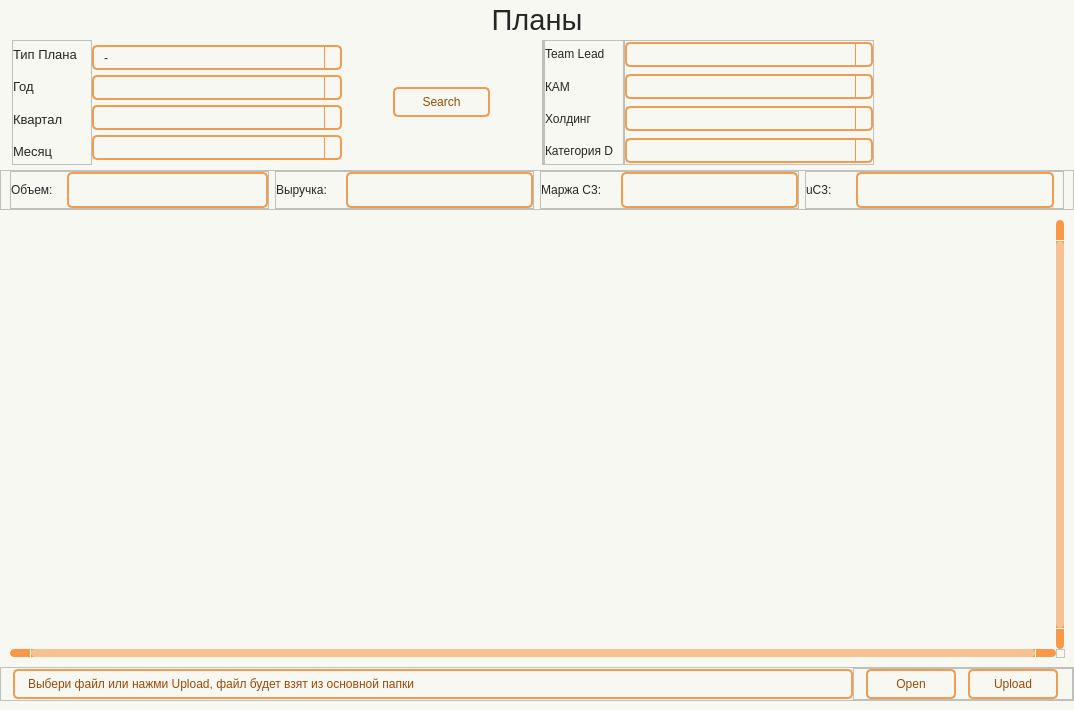
<?xml version="1.0" encoding="UTF-8"?>
<ui version="4.0">
 <class>Form</class>
 <widget class="QWidget" name="Form">
  <property name="geometry">
   <rect>
    <x>0</x>
    <y>0</y>
    <width>1074</width>
    <height>710</height>
   </rect>
  </property>
  <property name="minimumSize">
   <size>
    <width>930</width>
    <height>650</height>
   </size>
  </property>
  <property name="windowTitle">
   <string>Form</string>
  </property>
  <property name="styleSheet">
   <string notr="true">QWidget{
	background-color: #f8f8f2;
}

#Title_label.QLabel {
color: #262626;
font: 22pt &quot;Tahoma&quot;;
}

QLabel {
color: #262626;
font: 10pt &quot;Tahoma&quot;;
}

QPushButton {
	border: 2px solid #f09d54;
	border-radius: 5px;
	background-color: #f8f8f2;
	color: #964b09;
	font: 10pt &quot;Tahoma&quot;;
}

QPushButton:hover {
	background-color: #f28223;
	color: #ffffff;
}

QPushButton:pressed {
	background-color: #f28223;
	border: 2px solid #f28223;
	color: #ffffff;
}


QTableWidget {	
	background-color: #f8f8f2;
	padding: 10px;
	border-radius: 5px;
	gridline-color: #f8994a;
    outline: none;
	color: #262626;
}
QTableWidget::item{
	border-color: #f8994a;
	padding-left: 5px;
	padding-right: 5px;
	gridline-color: #f8994a;
	color: #262626;
}
QTableWidget::item:selected{
	background-color: #f6c294;
    color: #262626;
}
QHeaderView::section{
	background-color: #f8f8f2;
	max-width: 30px;
	border: none;
	border-style: none;
}
QTableWidget::horizontalHeader {	
	background-color: #f8994a;
}
QHeaderView::section:horizontal {
    border: 1px solid #f8994a;
	background-color: #ffd4af;
	padding: 3px;
	border-top-left-radius: 7px;
    border-top-right-radius: 7px;
    color: #262626;
}
QHeaderView::section:vertical {
    border: 1px solid #f8994a;
	color: #262626;
}

QLineEdit {
	background-color: #f8f8f2;
	border-radius: 5px;
	border: 2px solid #f09d54;
	padding-left: 10px;
	selection-color: rgb(255, 255, 255);
	selection-background-color: #f28223;
    color: #262626;
}
QLineEdit:hover {
	border: 2px solid #f28223;
}
QLineEdit:focus {
	border: 2px solid #f28223;
}

QComboBox {
	background-color: #f8f8f2;
	border-radius: 5px;
	border: 2px solid #f09d54;
	padding-left: 10px;
	selection-color: #f28223;
	selection-background-color: #f28223;
    color: #262626;
	font: 10pt &quot;Tahoma&quot;;
}
QComboBox:hover {
	border: 2px solid #f28223;
	
}
QComboBox:focus {
	border: 2px solid #f28223;
}

QComboBox QAbstractItemView::item {
	color: #262626;
}
QComboBox QAbstractItemView::item::selected {
	background-color: #f09d54;
	color: #ffffff;
}

QComboBox::down-arrow {
	
	image: url(:/icon/icon/chevron-down — копия — копия.svg);
}
QComboBox::drop-down {
    subcontrol-origin: padding;
    subcontrol-position: top right;
    width: 15px;
    border-left-width: 1px;
    border-left-color: #f8994a;
    border-left-style: solid; /* just a single line */
    border-top-right-radius: 3px; /* same radius as the QComboBox */
    border-bottom-right-radius: 3px;
	color: #262626;
}

QScrollBar:horizontal {
    border: none;
    background: #f8994a;
    height: 8px;
    margin: 0px 21px 0 21px;
	border-radius: 0px;
}
QScrollBar::handle:horizontal {
    background: #f6c294;
    min-width: 25px;
	border-radius: 4px
}
QScrollBar::add-line:horizontal {
    border: none;
    background: #f8994a;
    width: 20px;
	border-top-right-radius: 4px;
    border-bottom-right-radius: 4px;
    subcontrol-position: right;
    subcontrol-origin: margin;
}
QScrollBar::sub-line:horizontal {
    border: none;
    background: #f8994a;
    width: 20px;
	border-top-left-radius: 4px;
    border-bottom-left-radius: 4px;
    subcontrol-position: left;
    subcontrol-origin: margin;
}
QScrollBar::up-arrow:horizontal, QScrollBar::down-arrow:horizontal
{
     background: none;
}
QScrollBar::add-page:horizontal, QScrollBar::sub-page:horizontal
{
     background: none;
}
 QScrollBar:vertical {
	border: none;
    background-color: #f8994a;
    width: 8px;
    margin: 21px 0 21px 0;
	border-radius: 0px;
 }
 QScrollBar::handle:vertical {	
	background: #f6c294;
    min-height: 25px;
	border-radius: 4px
 }
 QScrollBar::add-line:vertical {
     border: none;
    background: #f8994a;
     height: 20px;
	border-bottom-left-radius: 4px;
    border-bottom-right-radius: 4px;
     subcontrol-position: bottom;
     subcontrol-origin: margin;
 }
 QScrollBar::sub-line:vertical {
	border: none;
    background: #f8994a;
     height: 20px;
	border-top-left-radius: 4px;
    border-top-right-radius: 4px;
     subcontrol-position: top;
     subcontrol-origin: margin;
 }
 QScrollBar::up-arrow:vertical, QScrollBar::down-arrow:vertical {
     background: none;
 }

 QScrollBar::add-page:vertical, QScrollBar::sub-page:vertical {
     background: none;
 }</string>
  </property>
  <layout class="QHBoxLayout" name="horizontalLayout">
   <property name="leftMargin">
    <number>0</number>
   </property>
   <property name="topMargin">
    <number>0</number>
   </property>
   <property name="rightMargin">
    <number>0</number>
   </property>
   <property name="bottomMargin">
    <number>0</number>
   </property>
   <item>
    <widget class="QWidget" name="widget" native="true">
     <layout class="QVBoxLayout" name="verticalLayout">
      <property name="spacing">
       <number>0</number>
      </property>
      <property name="leftMargin">
       <number>0</number>
      </property>
      <property name="topMargin">
       <number>0</number>
      </property>
      <property name="rightMargin">
       <number>0</number>
      </property>
      <property name="bottomMargin">
       <number>9</number>
      </property>
      <item>
       <widget class="QLabel" name="Title_label">
        <property name="minimumSize">
         <size>
          <width>0</width>
          <height>40</height>
         </size>
        </property>
        <property name="font">
         <font>
          <family>Tahoma</family>
          <pointsize>22</pointsize>
          <italic>false</italic>
          <bold>false</bold>
         </font>
        </property>
        <property name="layoutDirection">
         <enum>Qt::LayoutDirection::LeftToRight</enum>
        </property>
        <property name="text">
         <string>Планы</string>
        </property>
        <property name="alignment">
         <set>Qt::AlignmentFlag::AlignCenter</set>
        </property>
       </widget>
      </item>
      <item>
       <widget class="QFrame" name="frame_Search">
        <property name="minimumSize">
         <size>
          <width>0</width>
          <height>130</height>
         </size>
        </property>
        <property name="maximumSize">
         <size>
          <width>16777215</width>
          <height>16777215</height>
         </size>
        </property>
        <layout class="QHBoxLayout" name="horizontalLayout_5">
         <property name="spacing">
          <number>0</number>
         </property>
         <property name="leftMargin">
          <number>12</number>
         </property>
         <property name="topMargin">
          <number>0</number>
         </property>
         <property name="rightMargin">
          <number>0</number>
         </property>
         <property name="bottomMargin">
          <number>5</number>
         </property>
         <item>
          <widget class="QFrame" name="frame">
           <property name="minimumSize">
            <size>
             <width>80</width>
             <height>0</height>
            </size>
           </property>
           <property name="maximumSize">
            <size>
             <width>16777215</width>
             <height>16777215</height>
            </size>
           </property>
           <property name="frameShape">
            <enum>QFrame::Shape::StyledPanel</enum>
           </property>
           <property name="frameShadow">
            <enum>QFrame::Shadow::Raised</enum>
           </property>
           <layout class="QVBoxLayout" name="verticalLayout_2">
            <property name="leftMargin">
             <number>0</number>
            </property>
            <property name="topMargin">
             <number>0</number>
            </property>
            <property name="rightMargin">
             <number>9</number>
            </property>
            <property name="bottomMargin">
             <number>0</number>
            </property>
            <item>
             <widget class="QLabel" name="label_3">
              <property name="font">
               <font>
                <family>Tahoma</family>
                <pointsize>10</pointsize>
                <italic>false</italic>
                <bold>false</bold>
               </font>
              </property>
              <property name="text">
               <string>Тип Плана</string>
              </property>
             </widget>
            </item>
            <item>
             <widget class="QLabel" name="label_2">
              <property name="font">
               <font>
                <family>Tahoma</family>
                <pointsize>10</pointsize>
                <italic>false</italic>
                <bold>false</bold>
               </font>
              </property>
              <property name="text">
               <string>Год</string>
              </property>
             </widget>
            </item>
            <item>
             <widget class="QLabel" name="label_4">
              <property name="font">
               <font>
                <family>Tahoma</family>
                <pointsize>10</pointsize>
                <italic>false</italic>
                <bold>false</bold>
               </font>
              </property>
              <property name="text">
               <string>Квартал</string>
              </property>
             </widget>
            </item>
            <item>
             <widget class="QLabel" name="label_5">
              <property name="font">
               <font>
                <family>Tahoma</family>
                <pointsize>10</pointsize>
                <italic>false</italic>
                <bold>false</bold>
               </font>
              </property>
              <property name="text">
               <string>Месяц</string>
              </property>
             </widget>
            </item>
           </layout>
          </widget>
         </item>
         <item>
          <widget class="QFrame" name="frame_2">
           <property name="minimumSize">
            <size>
             <width>250</width>
             <height>120</height>
            </size>
           </property>
           <property name="maximumSize">
            <size>
             <width>300</width>
             <height>16777215</height>
            </size>
           </property>
           <layout class="QVBoxLayout" name="verticalLayout_3">
            <property name="spacing">
             <number>0</number>
            </property>
            <property name="leftMargin">
             <number>0</number>
            </property>
            <property name="topMargin">
             <number>0</number>
            </property>
            <property name="rightMargin">
             <number>0</number>
            </property>
            <property name="bottomMargin">
             <number>0</number>
            </property>
            <item>
             <widget class="QComboBox" name="line_plan_type">
              <property name="minimumSize">
               <size>
                <width>0</width>
                <height>25</height>
               </size>
              </property>
              <property name="maximumSize">
               <size>
                <width>16777215</width>
                <height>25</height>
               </size>
              </property>
              <property name="iconSize">
               <size>
                <width>16</width>
                <height>16</height>
               </size>
              </property>
              <item>
               <property name="text">
                <string>-</string>
               </property>
              </item>
              <item>
               <property name="text">
                <string>План Общий</string>
               </property>
              </item>
              <item>
               <property name="text">
                <string>План КАМ-Клиент</string>
               </property>
              </item>
             </widget>
            </item>
            <item>
             <widget class="QComboBox" name="line_Year">
              <property name="minimumSize">
               <size>
                <width>0</width>
                <height>25</height>
               </size>
              </property>
              <property name="maximumSize">
               <size>
                <width>16777215</width>
                <height>25</height>
               </size>
              </property>
             </widget>
            </item>
            <item>
             <widget class="QComboBox" name="line_Qtr">
              <property name="minimumSize">
               <size>
                <width>0</width>
                <height>25</height>
               </size>
              </property>
              <property name="maximumSize">
               <size>
                <width>16777215</width>
                <height>25</height>
               </size>
              </property>
             </widget>
            </item>
            <item>
             <widget class="QComboBox" name="line_Mnth">
              <property name="minimumSize">
               <size>
                <width>0</width>
                <height>25</height>
               </size>
              </property>
              <property name="maximumSize">
               <size>
                <width>16777215</width>
                <height>25</height>
               </size>
              </property>
             </widget>
            </item>
           </layout>
          </widget>
         </item>
         <item>
          <spacer name="horizontalSpacer">
           <property name="orientation">
            <enum>Qt::Orientation::Horizontal</enum>
           </property>
           <property name="sizeType">
            <enum>QSizePolicy::Policy::Fixed</enum>
           </property>
           <property name="sizeHint" stdset="0">
            <size>
             <width>50</width>
             <height>20</height>
            </size>
           </property>
          </spacer>
         </item>
         <item>
          <widget class="QFrame" name="frame_3">
           <property name="minimumSize">
            <size>
             <width>100</width>
             <height>0</height>
            </size>
           </property>
           <property name="maximumSize">
            <size>
             <width>93</width>
             <height>16777215</height>
            </size>
           </property>
           <layout class="QVBoxLayout" name="verticalLayout_4">
            <property name="spacing">
             <number>0</number>
            </property>
            <property name="leftMargin">
             <number>1</number>
            </property>
            <property name="topMargin">
             <number>0</number>
            </property>
            <property name="rightMargin">
             <number>1</number>
            </property>
            <property name="bottomMargin">
             <number>0</number>
            </property>
            <item>
             <widget class="QPushButton" name="btn_find">
              <property name="minimumSize">
               <size>
                <width>97</width>
                <height>30</height>
               </size>
              </property>
              <property name="maximumSize">
               <size>
                <width>92</width>
                <height>16777215</height>
               </size>
              </property>
              <property name="text">
               <string>Search</string>
              </property>
              <property name="icon">
               <iconset resource="../resource.qrc">
                <normaloff>:/icon/icon/search — копия — копия.svg</normaloff>:/icon/icon/search — копия — копия.svg</iconset>
              </property>
             </widget>
            </item>
           </layout>
          </widget>
         </item>
         <item>
          <spacer name="horizontalSpacer_3">
           <property name="orientation">
            <enum>Qt::Orientation::Horizontal</enum>
           </property>
           <property name="sizeType">
            <enum>QSizePolicy::Policy::Fixed</enum>
           </property>
           <property name="sizeHint" stdset="0">
            <size>
             <width>50</width>
             <height>20</height>
            </size>
           </property>
          </spacer>
         </item>
         <item>
          <widget class="QFrame" name="frame_6">
           <property name="frameShape">
            <enum>QFrame::Shape::StyledPanel</enum>
           </property>
           <property name="frameShadow">
            <enum>QFrame::Shadow::Raised</enum>
           </property>
           <layout class="QHBoxLayout" name="horizontalLayout_2">
            <property name="spacing">
             <number>0</number>
            </property>
            <property name="leftMargin">
             <number>0</number>
            </property>
            <property name="topMargin">
             <number>0</number>
            </property>
            <property name="rightMargin">
             <number>0</number>
            </property>
            <property name="bottomMargin">
             <number>0</number>
            </property>
           </layout>
          </widget>
         </item>
         <item>
          <widget class="QFrame" name="frame_4">
           <property name="minimumSize">
            <size>
             <width>80</width>
             <height>0</height>
            </size>
           </property>
           <property name="frameShape">
            <enum>QFrame::Shape::StyledPanel</enum>
           </property>
           <property name="frameShadow">
            <enum>QFrame::Shadow::Raised</enum>
           </property>
           <layout class="QVBoxLayout" name="verticalLayout_5">
            <property name="leftMargin">
             <number>0</number>
            </property>
            <property name="topMargin">
             <number>0</number>
            </property>
            <property name="bottomMargin">
             <number>0</number>
            </property>
            <item>
             <widget class="QLabel" name="label_6">
              <property name="text">
               <string>Team Lead</string>
              </property>
             </widget>
            </item>
            <item>
             <widget class="QLabel" name="label_7">
              <property name="text">
               <string>КАМ</string>
              </property>
             </widget>
            </item>
            <item>
             <widget class="QLabel" name="label">
              <property name="text">
               <string>Холдинг</string>
              </property>
             </widget>
            </item>
            <item>
             <widget class="QLabel" name="label_8">
              <property name="text">
               <string>Категория D</string>
              </property>
             </widget>
            </item>
           </layout>
          </widget>
         </item>
         <item>
          <widget class="QFrame" name="frame_5">
           <property name="minimumSize">
            <size>
             <width>250</width>
             <height>120</height>
            </size>
           </property>
           <property name="maximumSize">
            <size>
             <width>300</width>
             <height>16777215</height>
            </size>
           </property>
           <property name="frameShape">
            <enum>QFrame::Shape::StyledPanel</enum>
           </property>
           <property name="frameShadow">
            <enum>QFrame::Shadow::Raised</enum>
           </property>
           <layout class="QVBoxLayout" name="verticalLayout_6">
            <property name="leftMargin">
             <number>0</number>
            </property>
            <property name="topMargin">
             <number>0</number>
            </property>
            <property name="rightMargin">
             <number>0</number>
            </property>
            <property name="bottomMargin">
             <number>0</number>
            </property>
            <item>
             <widget class="QComboBox" name="line_tl">
              <property name="minimumSize">
               <size>
                <width>0</width>
                <height>25</height>
               </size>
              </property>
              <property name="maximumSize">
               <size>
                <width>16777215</width>
                <height>25</height>
               </size>
              </property>
             </widget>
            </item>
            <item>
             <widget class="QComboBox" name="line_kam">
              <property name="minimumSize">
               <size>
                <width>0</width>
                <height>25</height>
               </size>
              </property>
              <property name="maximumSize">
               <size>
                <width>16777215</width>
                <height>25</height>
               </size>
              </property>
             </widget>
            </item>
            <item>
             <widget class="QComboBox" name="line_Holding">
              <property name="minimumSize">
               <size>
                <width>0</width>
                <height>25</height>
               </size>
              </property>
              <property name="maximumSize">
               <size>
                <width>16777215</width>
                <height>25</height>
               </size>
              </property>
             </widget>
            </item>
            <item>
             <widget class="QComboBox" name="line_ABC">
              <property name="minimumSize">
               <size>
                <width>0</width>
                <height>25</height>
               </size>
              </property>
              <property name="maximumSize">
               <size>
                <width>16777215</width>
                <height>25</height>
               </size>
              </property>
             </widget>
            </item>
           </layout>
          </widget>
         </item>
         <item>
          <spacer name="horizontalSpacer_2">
           <property name="orientation">
            <enum>Qt::Orientation::Horizontal</enum>
           </property>
           <property name="sizeHint" stdset="0">
            <size>
             <width>40</width>
             <height>20</height>
            </size>
           </property>
          </spacer>
         </item>
        </layout>
       </widget>
      </item>
      <item>
       <widget class="QFrame" name="frame_7">
        <property name="minimumSize">
         <size>
          <width>0</width>
          <height>40</height>
         </size>
        </property>
        <property name="styleSheet">
         <string notr="true"/>
        </property>
        <property name="frameShape">
         <enum>QFrame::Shape::StyledPanel</enum>
        </property>
        <property name="frameShadow">
         <enum>QFrame::Shadow::Raised</enum>
        </property>
        <layout class="QHBoxLayout" name="horizontalLayout_3">
         <property name="topMargin">
          <number>0</number>
         </property>
         <property name="rightMargin">
          <number>9</number>
         </property>
         <property name="bottomMargin">
          <number>0</number>
         </property>
         <item>
          <widget class="QFrame" name="frame_Vol">
           <property name="frameShape">
            <enum>QFrame::Shape::StyledPanel</enum>
           </property>
           <property name="frameShadow">
            <enum>QFrame::Shadow::Raised</enum>
           </property>
           <layout class="QHBoxLayout" name="horizontalLayout_4">
            <property name="leftMargin">
             <number>0</number>
            </property>
            <property name="topMargin">
             <number>0</number>
            </property>
            <property name="rightMargin">
             <number>0</number>
            </property>
            <property name="bottomMargin">
             <number>0</number>
            </property>
            <item>
             <widget class="QLabel" name="label_9">
              <property name="minimumSize">
               <size>
                <width>50</width>
                <height>0</height>
               </size>
              </property>
              <property name="maximumSize">
               <size>
                <width>50</width>
                <height>16777215</height>
               </size>
              </property>
              <property name="text">
               <string>Объем:</string>
              </property>
             </widget>
            </item>
            <item>
             <widget class="QLabel" name="label_Volume">
              <property name="styleSheet">
               <string notr="true">QLabel {
	background-color: #f8f8f2;
	border-radius: 5px;
	border: 2px solid #f09d54;
	padding-left: 10px;
	color: #964b09;
	font: 700 10pt &quot;Tahoma&quot;;
}</string>
              </property>
              <property name="text">
               <string/>
              </property>
              <property name="alignment">
               <set>Qt::AlignmentFlag::AlignCenter</set>
              </property>
             </widget>
            </item>
           </layout>
          </widget>
         </item>
         <item>
          <widget class="QFrame" name="frame_Revenue">
           <property name="frameShape">
            <enum>QFrame::Shape::StyledPanel</enum>
           </property>
           <property name="frameShadow">
            <enum>QFrame::Shadow::Raised</enum>
           </property>
           <layout class="QHBoxLayout" name="horizontalLayout_8">
            <property name="spacing">
             <number>0</number>
            </property>
            <property name="leftMargin">
             <number>0</number>
            </property>
            <property name="topMargin">
             <number>0</number>
            </property>
            <property name="rightMargin">
             <number>0</number>
            </property>
            <property name="bottomMargin">
             <number>0</number>
            </property>
            <item>
             <widget class="QLabel" name="label_11">
              <property name="minimumSize">
               <size>
                <width>70</width>
                <height>0</height>
               </size>
              </property>
              <property name="maximumSize">
               <size>
                <width>70</width>
                <height>16777215</height>
               </size>
              </property>
              <property name="text">
               <string>Выручка:</string>
              </property>
             </widget>
            </item>
            <item>
             <widget class="QLabel" name="label_Revenue">
              <property name="styleSheet">
               <string notr="true">QLabel {
	background-color: #f8f8f2;
	border-radius: 5px;
	border: 2px solid #f09d54;
	padding-left: 10px;
	color: #964b09;
	font: 700 10pt &quot;Tahoma&quot;;
}</string>
              </property>
              <property name="text">
               <string/>
              </property>
              <property name="alignment">
               <set>Qt::AlignmentFlag::AlignCenter</set>
              </property>
             </widget>
            </item>
           </layout>
          </widget>
         </item>
         <item>
          <widget class="QFrame" name="frame_Margin">
           <property name="frameShape">
            <enum>QFrame::Shape::StyledPanel</enum>
           </property>
           <property name="frameShadow">
            <enum>QFrame::Shadow::Raised</enum>
           </property>
           <layout class="QHBoxLayout" name="horizontalLayout_9">
            <property name="spacing">
             <number>0</number>
            </property>
            <property name="leftMargin">
             <number>0</number>
            </property>
            <property name="topMargin">
             <number>0</number>
            </property>
            <property name="rightMargin">
             <number>0</number>
            </property>
            <property name="bottomMargin">
             <number>0</number>
            </property>
            <item>
             <widget class="QLabel" name="label_13">
              <property name="minimumSize">
               <size>
                <width>80</width>
                <height>0</height>
               </size>
              </property>
              <property name="maximumSize">
               <size>
                <width>80</width>
                <height>16777215</height>
               </size>
              </property>
              <property name="text">
               <string>Маржа С3:</string>
              </property>
             </widget>
            </item>
            <item>
             <widget class="QLabel" name="label_Margin">
              <property name="styleSheet">
               <string notr="true">QLabel {
	background-color: #f8f8f2;
	border-radius: 5px;
	border: 2px solid #f09d54;
	padding-left: 10px;
	color: #964b09;
	font: 700 10pt &quot;Tahoma&quot;;
}</string>
              </property>
              <property name="text">
               <string/>
              </property>
              <property name="alignment">
               <set>Qt::AlignmentFlag::AlignCenter</set>
              </property>
             </widget>
            </item>
           </layout>
          </widget>
         </item>
         <item>
          <widget class="QFrame" name="frame_uC3">
           <property name="frameShape">
            <enum>QFrame::Shape::StyledPanel</enum>
           </property>
           <property name="frameShadow">
            <enum>QFrame::Shadow::Raised</enum>
           </property>
           <layout class="QHBoxLayout" name="horizontalLayout_10">
            <property name="spacing">
             <number>0</number>
            </property>
            <property name="leftMargin">
             <number>0</number>
            </property>
            <property name="topMargin">
             <number>0</number>
            </property>
            <property name="rightMargin">
             <number>9</number>
            </property>
            <property name="bottomMargin">
             <number>0</number>
            </property>
            <item>
             <widget class="QLabel" name="label_15">
              <property name="minimumSize">
               <size>
                <width>50</width>
                <height>0</height>
               </size>
              </property>
              <property name="maximumSize">
               <size>
                <width>50</width>
                <height>16777215</height>
               </size>
              </property>
              <property name="text">
               <string>uC3:</string>
              </property>
             </widget>
            </item>
            <item>
             <widget class="QLabel" name="label_uC3">
              <property name="styleSheet">
               <string notr="true">QLabel {
	background-color: #f8f8f2;
	border-radius: 5px;
	border: 2px solid #f09d54;
	padding-left: 10px;
	color: #964b09;
	font: 700 10pt &quot;Tahoma&quot;;
}</string>
              </property>
              <property name="text">
               <string/>
              </property>
              <property name="alignment">
               <set>Qt::AlignmentFlag::AlignCenter</set>
              </property>
             </widget>
            </item>
           </layout>
          </widget>
         </item>
        </layout>
       </widget>
      </item>
      <item>
       <widget class="QTableWidget" name="table">
        <property name="font">
         <font>
          <family>Tahoma</family>
          <pointsize>10</pointsize>
         </font>
        </property>
        <property name="verticalScrollBarPolicy">
         <enum>Qt::ScrollBarPolicy::ScrollBarAlwaysOn</enum>
        </property>
        <property name="horizontalScrollBarPolicy">
         <enum>Qt::ScrollBarPolicy::ScrollBarAlwaysOn</enum>
        </property>
        <property name="sizeAdjustPolicy">
         <enum>QAbstractScrollArea::SizeAdjustPolicy::AdjustToContents</enum>
        </property>
        <property name="autoScrollMargin">
         <number>10</number>
        </property>
        <property name="selectionMode">
         <enum>QAbstractItemView::SelectionMode::SingleSelection</enum>
        </property>
        <property name="textElideMode">
         <enum>Qt::TextElideMode::ElideMiddle</enum>
        </property>
        <property name="sortingEnabled">
         <bool>true</bool>
        </property>
        <property name="wordWrap">
         <bool>true</bool>
        </property>
        <property name="columnCount">
         <number>0</number>
        </property>
        <attribute name="horizontalHeaderCascadingSectionResizes">
         <bool>true</bool>
        </attribute>
        <attribute name="horizontalHeaderMinimumSectionSize">
         <number>55</number>
        </attribute>
        <attribute name="horizontalHeaderShowSortIndicator" stdset="0">
         <bool>true</bool>
        </attribute>
        <attribute name="horizontalHeaderStretchLastSection">
         <bool>true</bool>
        </attribute>
        <attribute name="verticalHeaderVisible">
         <bool>false</bool>
        </attribute>
        <attribute name="verticalHeaderCascadingSectionResizes">
         <bool>true</bool>
        </attribute>
        <attribute name="verticalHeaderMinimumSectionSize">
         <number>25</number>
        </attribute>
        <attribute name="verticalHeaderDefaultSectionSize">
         <number>25</number>
        </attribute>
        <attribute name="verticalHeaderHighlightSections">
         <bool>false</bool>
        </attribute>
       </widget>
      </item>
      <item>
       <widget class="QFrame" name="frame_9">
        <property name="frameShape">
         <enum>QFrame::Shape::StyledPanel</enum>
        </property>
        <property name="frameShadow">
         <enum>QFrame::Shadow::Raised</enum>
        </property>
        <layout class="QHBoxLayout" name="horizontalLayout_7">
         <property name="spacing">
          <number>0</number>
         </property>
         <property name="leftMargin">
          <number>12</number>
         </property>
         <property name="topMargin">
          <number>0</number>
         </property>
         <property name="rightMargin">
          <number>0</number>
         </property>
         <property name="bottomMargin">
          <number>0</number>
         </property>
         <item>
          <widget class="QLabel" name="label_plan_File">
           <property name="minimumSize">
            <size>
             <width>0</width>
             <height>30</height>
            </size>
           </property>
           <property name="maximumSize">
            <size>
             <width>16777215</width>
             <height>30</height>
            </size>
           </property>
           <property name="styleSheet">
            <string notr="true">QLabel {
	background-color: #f8f8f2;
	border-radius: 5px;
	border: 2px solid #f09d54;
	padding-left: 10px;
	color: #964b09;
	font: 10pt &quot;Tahoma&quot;;
}</string>
           </property>
           <property name="text">
            <string>Выбери файл или нажми Upload, файл будет взят из основной папки</string>
           </property>
          </widget>
         </item>
         <item>
          <widget class="QFrame" name="frame_10">
           <property name="minimumSize">
            <size>
             <width>220</width>
             <height>0</height>
            </size>
           </property>
           <property name="maximumSize">
            <size>
             <width>220</width>
             <height>16777215</height>
            </size>
           </property>
           <property name="frameShape">
            <enum>QFrame::Shape::StyledPanel</enum>
           </property>
           <property name="frameShadow">
            <enum>QFrame::Shadow::Raised</enum>
           </property>
           <layout class="QHBoxLayout" name="horizontalLayout_6">
            <property name="spacing">
             <number>0</number>
            </property>
            <property name="leftMargin">
             <number>0</number>
            </property>
            <property name="topMargin">
             <number>0</number>
            </property>
            <property name="rightMargin">
             <number>0</number>
            </property>
            <property name="bottomMargin">
             <number>0</number>
            </property>
            <item>
             <widget class="QPushButton" name="btn_open_file">
              <property name="minimumSize">
               <size>
                <width>90</width>
                <height>30</height>
               </size>
              </property>
              <property name="maximumSize">
               <size>
                <width>90</width>
                <height>16777215</height>
               </size>
              </property>
              <property name="text">
               <string>Open</string>
              </property>
              <property name="icon">
               <iconset resource="../resource.qrc">
                <normaloff>:/icon/icon/folder — копия — копия.svg</normaloff>:/icon/icon/folder — копия — копия.svg</iconset>
              </property>
             </widget>
            </item>
            <item>
             <widget class="QPushButton" name="btn_upload_file">
              <property name="minimumSize">
               <size>
                <width>90</width>
                <height>30</height>
               </size>
              </property>
              <property name="maximumSize">
               <size>
                <width>90</width>
                <height>16777215</height>
               </size>
              </property>
              <property name="text">
               <string>Upload</string>
              </property>
              <property name="icon">
               <iconset resource="../resource.qrc">
                <normaloff>:/icon/icon/upload — копия — копия.svg</normaloff>:/icon/icon/upload — копия — копия.svg</iconset>
              </property>
             </widget>
            </item>
           </layout>
          </widget>
         </item>
        </layout>
       </widget>
      </item>
     </layout>
    </widget>
   </item>
  </layout>
 </widget>
 <resources>
  <include location="../resource.qrc"/>
 </resources>
 <connections/>
</ui>
